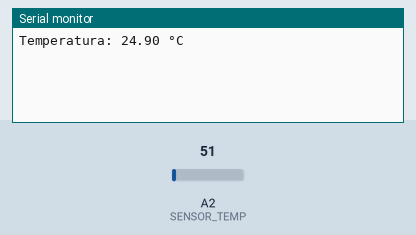
Simulated run of this sketch. Board: Arduino Uno, built with avr-gcc and run on an emulated ATmega328P. Shown: the last lines printed to the serial monitor. The inputs (shaded band) are chosen by the test bench; at power-on: A2 (SENSOR_TEMP) = 51.

Above: at 1.8 s.
1.9 s: A2 (SENSOR_TEMP) set to 61
At 2.6 s:
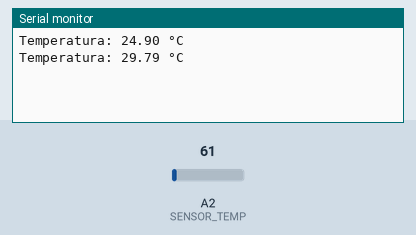
3.4 s: A2 (SENSOR_TEMP) set to 71
At 4.4 s:
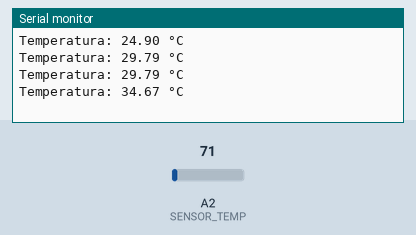
Timing chart, 0 to 6.4 s (numbered marks = the images above; inputs shaded):
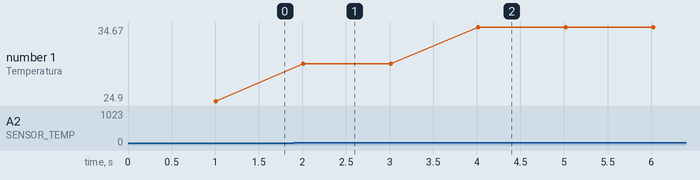

The sketch:

testSensorTemperatura.ino
```cpp
#define SENSOR_TEMP A2
#define CANT_MEDICIONES_TEMP 25

void setup(){
  Serial.begin(9600);
  pinMode(SENSOR_TEMP, INPUT);
}

void loop(){
  delay(1000);
  float sumTemperatura = 0;

  for(int i = 0; i < CANT_MEDICIONES_TEMP; i++) {
    sumTemperatura += getTemperatura();
  }
  float temperatura = sumTemperatura / CANT_MEDICIONES_TEMP;
  sumTemperatura = 0;

  Serial.print("Temperatura: ");
  Serial.print(getTemperatura());
  Serial.println(" °C");
}

float getTemperatura() {
  return (5.0 * analogRead(SENSOR_TEMP) * 100.0) / 1024.0;
}
```

Measured:
- after the input at 1.9 s, the serial monitor: prints a new line after 0.11 s (image 1)
- after the input at 3.4 s, the serial monitor: prints a new line after 0.62 s (image 2)
- plotted number 1: 24.9 → 29.79 after the input at 1.9 s, 29.79 → 34.67 after the input at 3.4 s
